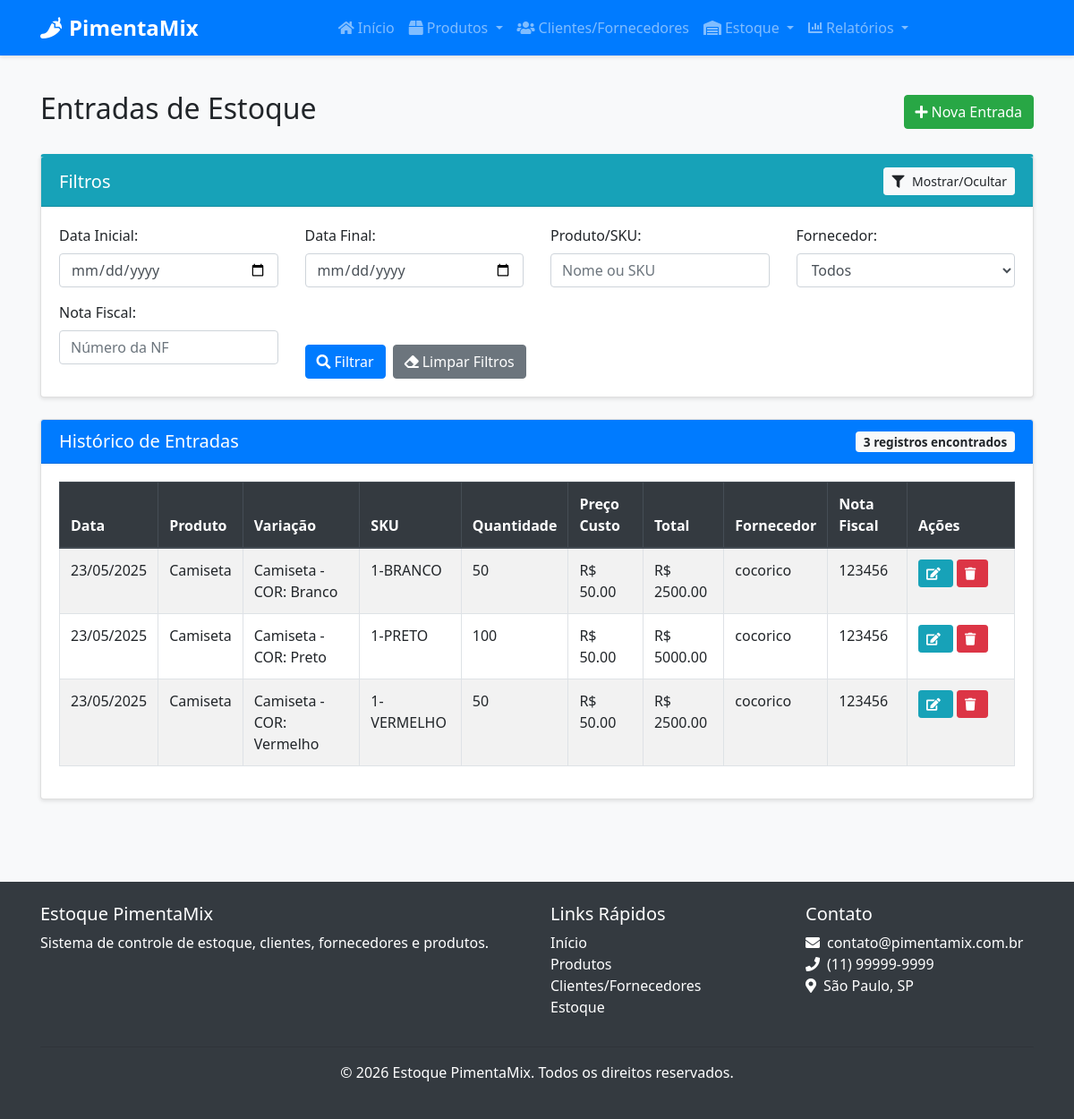
The app's page /estoque/entradas, older data.
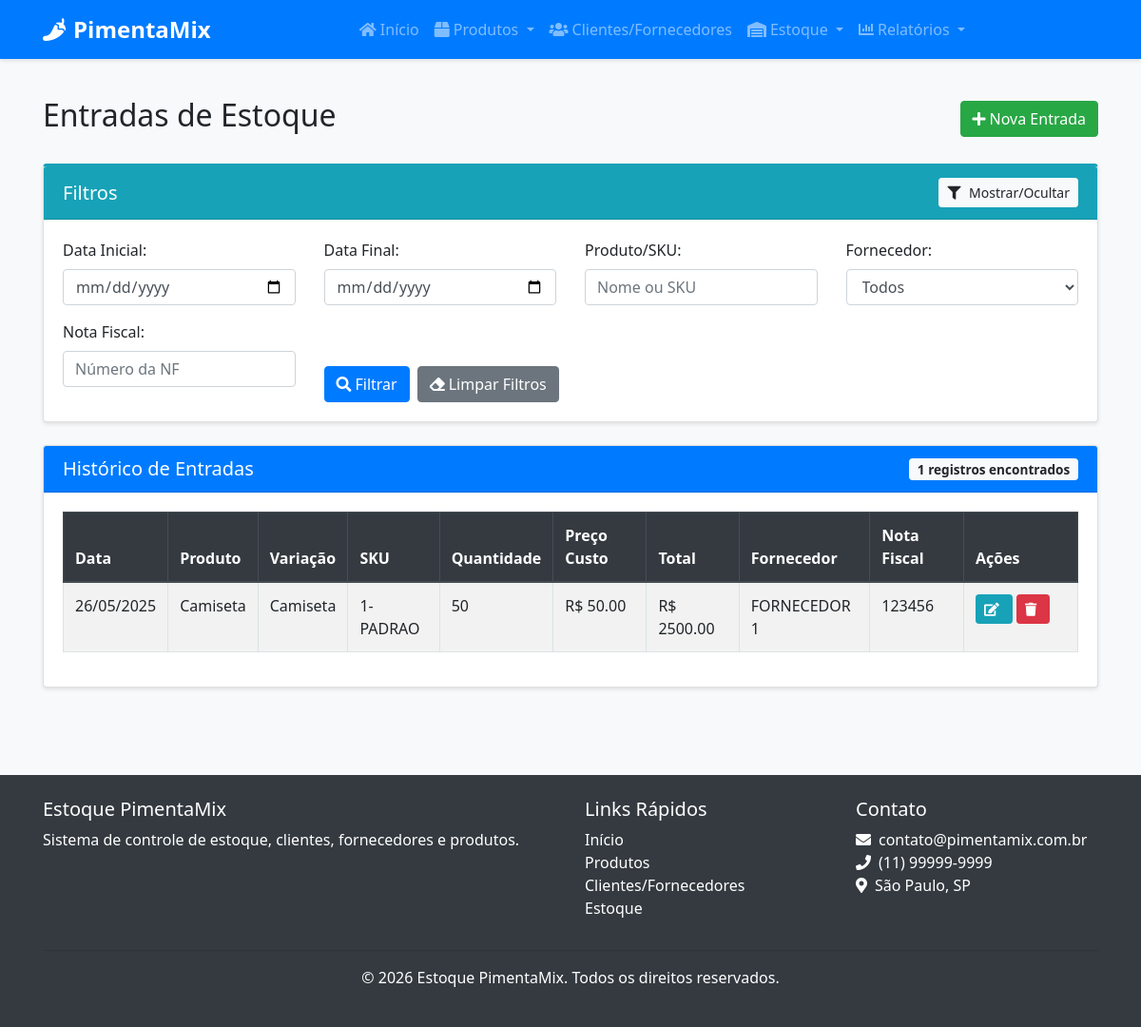
The same page, newer data.
### src/models/estoque.py (models this page shows, shortened)
class EntradaEstoque(db.Model):
    __tablename__ = 'entrada_estoque'
    id = db.Column(db.Integer, primary_key=True)
    variacao_id = db.Column(db.Integer, db.ForeignKey('produto_variacao.id'), nullable=False)
    quantidade = db.Column(db.Integer, nullable=False)
    preco_custo = db.Column(db.Float, nullable=False)
    data = db.Column(db.DateTime, default=datetime.utcnow)
    fornecedor_id = db.Column(db.Integer, db.ForeignKey('cliente_fornecedor.id'), nullable=True)
    nota_fiscal = db.Column(db.String(50), nullable=True)
    observacao = db.Column(db.Text, nullable=True)

### src/models/produto.py (models this page shows, shortened)
class Produto(db.Model):
    __tablename__ = 'produto'
    id = db.Column(db.Integer, primary_key=True) # Corrigido: Indentação removida
    nome = db.Column(db.String(100), nullable=False)
    descricao = db.Column(db.Text, nullable=True)
    sku_base = db.Column(db.String(50), nullable=True, unique=True) # Adicionado SKU Base
    isbn = db.Column(db.String(20), nullable=True) # Adicionado ISBN
    categoria_id = db.Column(db.Integer, db.ForeignKey('categoria.id'), nullable=False)
    fornecedor_id = db.Column(db.Integer, db.ForeignKey('cliente_fornecedor.id'), nullable=True)
    data_cadastro = db.Column(db.DateTime, default=datetime.utcnow) # Corrigido: Removido 'mentos'
    variacoes = db.relationship('ProdutoVariacao', backref='produto', lazy=True, cascade="all, delete-orphan")

class ProdutoVariacao(db.Model):
    __tablename__ = 'produto_variacao'
    id = db.Column(db.Integer, primary_key=True)
    produto_id = db.Column(db.Integer, db.ForeignKey('produto.id'), nullable=False)
    nome = db.Column(db.String(100), nullable=False)
    sku = db.Column(db.String(50), nullable=False, unique=True)
    preco_venda = db.Column(db.Float, nullable=False)
    quantidade_atual = db.Column(db.Integer, default=0)
    estoque_minimo = db.Column(db.Integer, default=5)
    atributos_valores = db.relationship('AtributoValor', secondary=produto_variacao_atributo_valor,
                                       backref=db.backref('variacoes', lazy=True))
    entradas = db.relationship('EntradaEstoque', backref='variacao', lazy=True)
    saidas = db.relationship('SaidaEstoque', backref='variacao', lazy=True)

### src/models/cliente_fornecedor.py (models this page shows, shortened)
class ClienteFornecedor(db.Model):
    __tablename__ = 'cliente_fornecedor'
    id = db.Column(db.Integer, primary_key=True)
    nome = db.Column(db.String(100), nullable=False)
    razao_social = db.Column(db.String(100), nullable=True)
    nome_fantasia = db.Column(db.String(100), nullable=True)
    cpf_cnpj = db.Column(db.String(20), nullable=True, unique=True)
    email = db.Column(db.String(100), nullable=False)
    telefone = db.Column(db.String(20), nullable=False)
    endereco = db.Column(db.Text, nullable=True)
    observacoes = db.Column(db.Text, nullable=True)
    eh_cliente = db.Column(db.Boolean, default=False)
    eh_fornecedor = db.Column(db.Boolean, default=False)
    data_cadastro = db.Column(db.DateTime, default=datetime.utcnow)
    responsaveis = db.relationship('Responsavel', backref='cliente_fornecedor', lazy=True, cascade="all, delete-orphan")
    contatos = db.relationship('Contato', backref='cliente_fornecedor', lazy=True, cascade="all, delete-orphan")
    produtos_fornecidos = db.relationship('Produto', backref='fornecedor', lazy=True)
    entradas_estoque = db.relationship('EntradaEstoque', backref='fornecedor', lazy=True)
    saidas_estoque = db.relationship('SaidaEstoque', backref='cliente', lazy=True)

### src/routes/estoque.py (the view, shortened to what this page needs)
@estoque_bp.route('/entradas', methods=['GET', 'POST'])
def entradas():
    data_inicio = request.args.get('data_inicio', '')
    data_fim = request.args.get('data_fim', '')
    produto_busca = request.args.get('produto_busca', '')
    fornecedor_id = request.args.get('fornecedor_id', '')
    nota_fiscal = request.args.get('nota_fiscal', '')
    query = EntradaEstoque.query
    if data_inicio:
        data_inicio = datetime.strptime(data_inicio, '%Y-%m-%d')
        query = query.filter(EntradaEstoque.data >= data_inicio)
    if data_fim:
        data_fim = datetime.strptime(data_fim, '%Y-%m-%d')
        data_fim = data_fim.replace(hour=23, minute=59, second=59)
        query = query.filter(EntradaEstoque.data <= data_fim)
    if fornecedor_id and fornecedor_id != '0':
        query = query.filter(EntradaEstoque.fornecedor_id == fornecedor_id)
    if nota_fiscal:
        query = query.filter(EntradaEstoque.nota_fiscal.ilike(f'%{nota_fiscal}%'))
    entradas = query.order_by(EntradaEstoque.data.desc()).all()
    fornecedores = ClienteFornecedor.query.filter_by(eh_fornecedor=True).all()
    return render_template('estoque/entradas.html',
                          entradas=entradas,
                          fornecedores=fornecedores,
                          filtros={
                              'data_inicio': data_inicio,
                              'data_fim': data_fim,
                              'produto_busca': produto_busca,
                              'fornecedor_id': fornecedor_id,
                              'nota_fiscal': nota_fiscal
                          })

### src/templates/estoque/entradas.html (shortened to what the changed rows need)
{% extends "base.html" %}
{% block content %}
<div class="container">
    <div class="d-flex justify-content-between align-items-center mb-4">
        <h2>Entradas de Estoque</h2>
    </div>
    <div class="card">
        <div class="card-header bg-primary text-white d-flex justify-content-between align-items-center">
            <h5 class="mb-0">Histórico de Entradas</h5>
            <span class="badge badge-light">{{ entradas|length }} registros encontrados</span>
        </div>
        <div class="card-body">
            {% if entradas %}
                <div class="table-container">
                    <table class="table table-striped table-bordered">
                        <thead class="thead-dark">
                            <tr>
                                <th>Data</th>
                                <th>Produto</th>
                                <th>Variação</th>
                                <th>SKU</th>
                                <th>Quantidade</th>
                                <th>Preço Custo</th>
                                <th>Total</th>
                                <th>Fornecedor</th>
                                <th>Nota Fiscal</th>
                                <th width="120">Ações</th>
                            </tr>
                        </thead>
                        <tbody>
                            {% for entrada in entradas %}
                                <tr>
                                    <td>{{ entrada.data.strftime('%d/%m/%Y') }}</td>
                                    <td>{{ entrada.variacao.produto.nome }}</td>
                                    <td>{{ entrada.variacao.nome }}</td>
                                    <td>{{ entrada.variacao.sku }}</td>
                                    <td>{{ entrada.quantidade }}</td>
                                    <td>R$ {{ "%.2f"|format(entrada.preco_custo) }}</td>
                                    <td>R$ {{ "%.2f"|format(entrada.quantidade * entrada.preco_custo) }}</td>
                                    <td>{{ entrada.fornecedor.nome if entrada.fornecedor else '-' }}</td>
                                    <td>{{ entrada.nota_fiscal or '-' }}</td>
                                    <td>
                                        <a href="{{ url_for('estoque.editar_entrada', id=entrada.id) }}" class="btn btn-sm btn-info">
                                            <i class="fas fa-edit"></i>
                                        </a>
                                        <button type="button" class="btn btn-sm btn-danger btn-excluir" data-id="{{ entrada.id }}">
                                            <i class="fas fa-trash"></i>
                                        </button>
                                    </td>
                                </tr>
                            {% endfor %}
                        </tbody>
                    </table>
                </div>
            {% else %}
                <div class="alert alert-info">
                    Nenhuma entrada de estoque registrada.
                </div>
            {% endif %}
        </div>
    </div>
</div>
{% endblock %}

Row changes from the older to the newer data that the page shows:
removed EntradaEstoque: data "23/05/2025", variacao.produto.nome "Camiseta", variacao.nome "Camiseta - COR: Branco", variacao.sku "1-BRANCO", quantidade "50", preco_custo "50.00", entrada.quantidade*entrada.preco_custo "2500.00", fornecedor "cocorico", nota_fiscal "123456"
removed EntradaEstoque: data "23/05/2025", variacao.produto.nome "Camiseta", variacao.nome "Camiseta - COR: Preto", variacao.sku "1-PRETO", quantidade "100", preco_custo "50.00", entrada.quantidade*entrada.preco_custo "5000.00", fornecedor "cocorico", nota_fiscal "123456"
removed EntradaEstoque: data "23/05/2025", variacao.produto.nome "Camiseta", variacao.nome "Camiseta - COR: Vermelho", variacao.sku "1-VERMELHO", quantidade "50", preco_custo "50.00", entrada.quantidade*entrada.preco_custo "2500.00", fornecedor "cocorico", nota_fiscal "123456"
added EntradaEstoque: data "26/05/2025", variacao.produto.nome "Camiseta", variacao.nome "Camiseta", variacao.sku "1-PADRAO", quantidade "50", preco_custo "50.00", entrada.quantidade*entrada.preco_custo "2500.00", fornecedor "FORNECEDOR 1", nota_fiscal "123456"
Text that changed along with them:
{{ entradas|length }}: "3" → "1"
